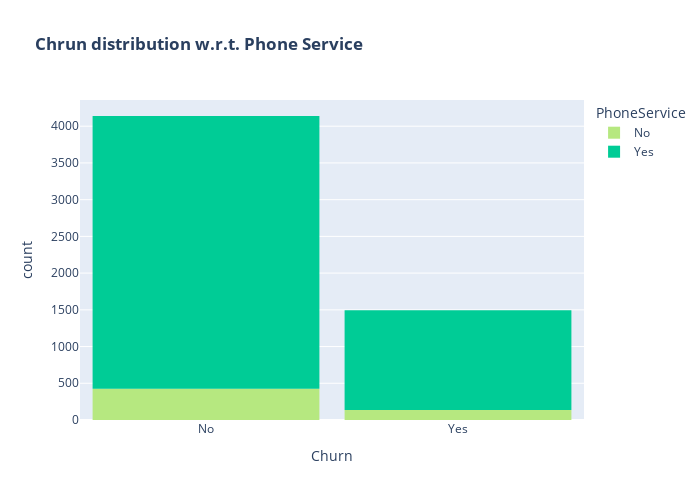

The notebook cell saved with this chart:
### Markdown cell above
* Customers with no TechSupport are most likely to migrate to another service provider.

### Code cell
color_map = {"Yes": '#00CC96', "No": '#B6E880'}
fig = px.histogram(df, x="Churn", color="PhoneService", title="<b>Chrun distribution w.r.t. Phone Service</b>", color_discrete_map=color_map)
fig.update_layout(width=700, height=500, bargap=0.1)
fig.show()

### Figure 1 — Plotly figure (JSON) as saved in the notebook; plotly's stock layout.template omitted (floating-point values rounded to 4 significant figures; data arrays with more than 128 entries replaced by an {"elided": "..."} marker saying what was removed)
{"data": [{"bingroup": "x", "hovertemplate": "PhoneService=No<br>Churn=%{x}<br>count=%{y}<extra></extra>", "legendgroup": "No", "marker": {"color": "#B6E880", "pattern": {"shape": ""}}, "name": "No", "orientation": "v", "showlegend": true, "type": "histogram", "x": {"elided": "559 str values"}, "xaxis": "x", "yaxis": "y"}, {"bingroup": "x", "hovertemplate": "PhoneService=Yes<br>Churn=%{x}<br>count=%{y}<extra></extra>", "legendgroup": "Yes", "marker": {"color": "#00CC96", "pattern": {"shape": ""}}, "name": "Yes", "orientation": "v", "showlegend": true, "type": "histogram", "x": {"elided": "5075 str values"}, "xaxis": "x", "yaxis": "y"}], "layout": {"bargap": 0.1, "barmode": "relative", "height": 500, "legend": {"title": {"text": "PhoneService"}, "tracegroupgap": 0}, "title": {"text": "<b>Chrun distribution w.r.t. Phone Service</b>"}, "width": 700, "xaxis": {"anchor": "y", "domain": [0, 1], "title": {"text": "Churn"}}, "yaxis": {"anchor": "x", "domain": [0, 1], "title": {"text": "count"}}}}
